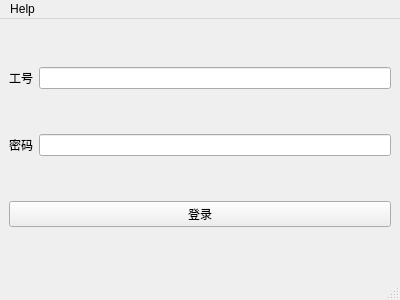
<?xml version="1.0" encoding="UTF-8"?>
<ui version="4.0">
 <class>MainWindow</class>
 <widget class="QMainWindow" name="MainWindow">
  <property name="geometry">
   <rect>
    <x>0</x>
    <y>0</y>
    <width>400</width>
    <height>300</height>
   </rect>
  </property>
  <property name="windowTitle">
   <string>登录界面</string>
  </property>
  <property name="tabShape">
   <enum>QTabWidget::Rounded</enum>
  </property>
  <widget class="QWidget" name="centralwidget">
   <layout class="QGridLayout" name="gridLayout">
    <item row="0" column="0">
     <layout class="QHBoxLayout" name="horizontalLayout_2">
      <item>
       <widget class="QLabel" name="label_3">
        <property name="text">
         <string>工号</string>
        </property>
       </widget>
      </item>
      <item>
       <widget class="QLineEdit" name="lineEdit"/>
      </item>
     </layout>
    </item>
    <item row="1" column="0">
     <layout class="QHBoxLayout" name="horizontalLayout">
      <item>
       <widget class="QLabel" name="label">
        <property name="text">
         <string>密码</string>
        </property>
       </widget>
      </item>
      <item>
       <widget class="QLineEdit" name="lineEdit_2">
        <property name="echoMode">
         <enum>QLineEdit::Password</enum>
        </property>
       </widget>
      </item>
     </layout>
    </item>
    <item row="2" column="0">
     <widget class="QPushButton" name="pushButton">
      <property name="text">
       <string>登录</string>
      </property>
     </widget>
    </item>
   </layout>
  </widget>
  <widget class="QMenuBar" name="menubar">
   <property name="geometry">
    <rect>
     <x>0</x>
     <y>0</y>
     <width>400</width>
     <height>23</height>
    </rect>
   </property>
   <widget class="QMenu" name="menuHelp">
    <property name="title">
     <string>Help</string>
    </property>
    <addaction name="actionAbout_system"/>
    <addaction name="separator"/>
   </widget>
   <addaction name="menuHelp"/>
  </widget>
  <widget class="QStatusBar" name="statusbar"/>
  <action name="actionAbout_system">
   <property name="text">
    <string>About system</string>
   </property>
  </action>
 </widget>
 <resources/>
 <connections/>
</ui>
